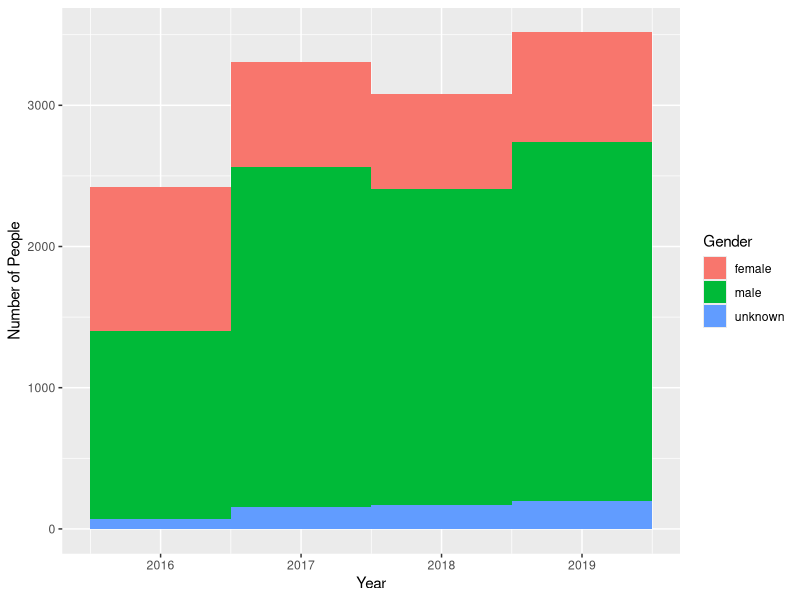
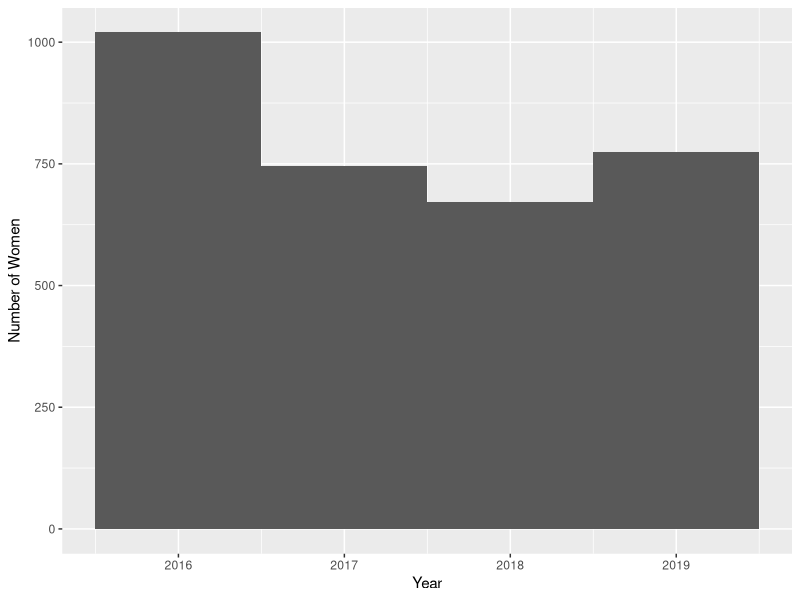
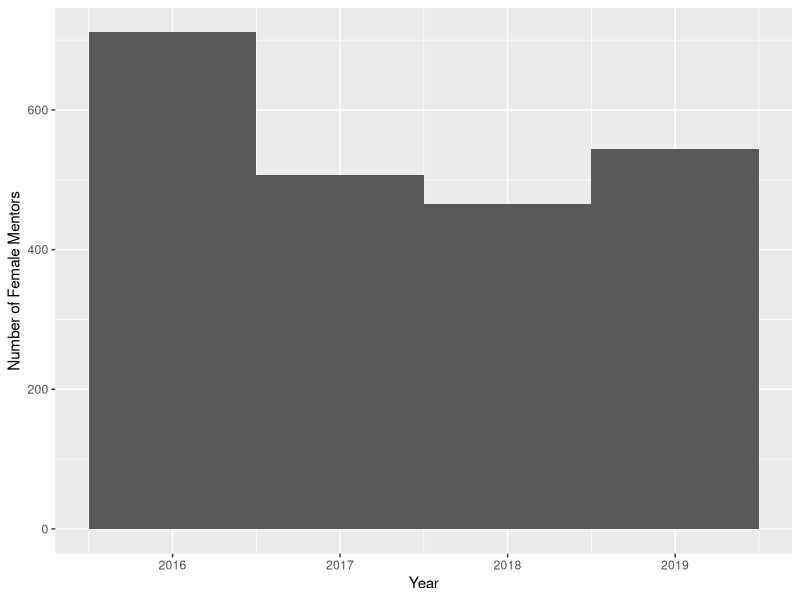
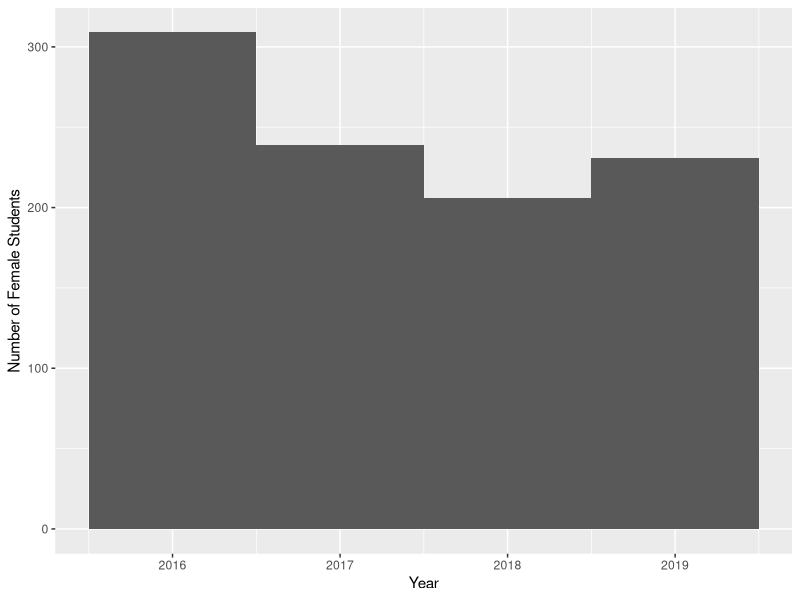
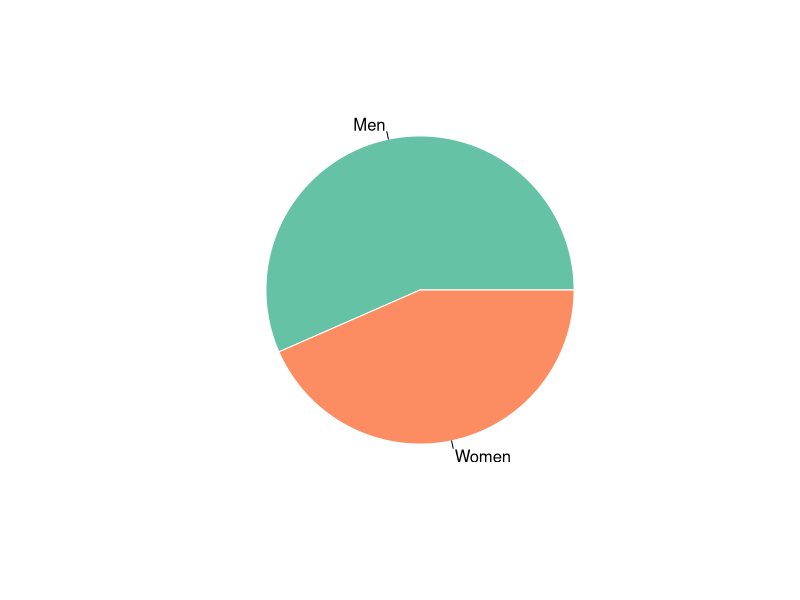
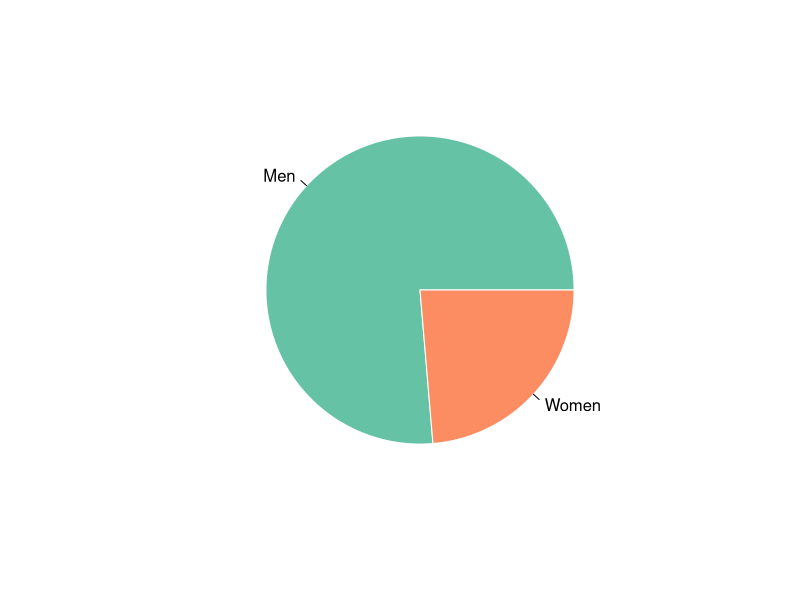
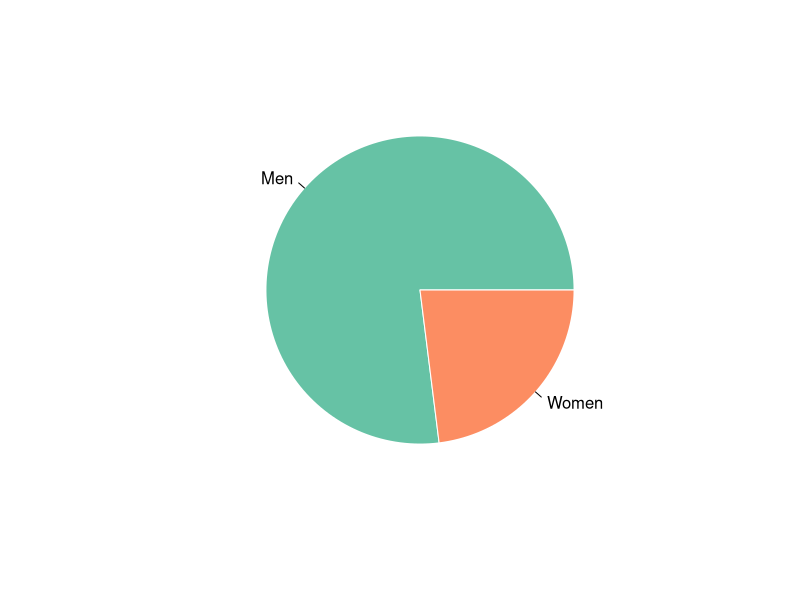
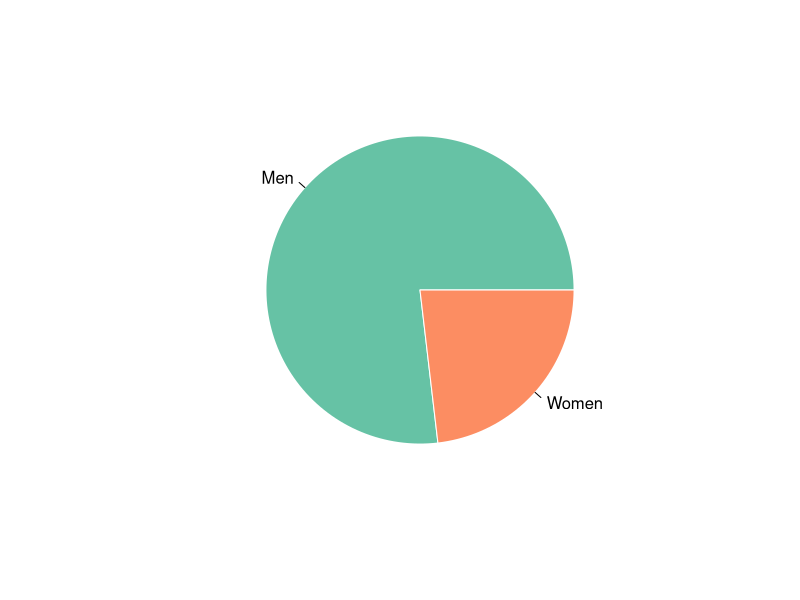

These figures' R source, in order:
## ---- chunk 1
knitr::opts_chunk$set(echo = TRUE)
library(dplyr)
library(ggplot2)
library(RColorBrewer)
## ---- chunk 2
gsoc_data <- read.csv(file="gsoc_data.csv", header=TRUE, sep=",")
myPalette <- brewer.pal(5, "Set2") 

## ---- chunk 3
qplot(x = Year, fill = Gender, data = gsoc_data, binwidth = 1, xlab="Year", ylab="Number of People")

## ---- chunk 4
mulheres <- gsoc_data %>%
  filter(Gender == "female")
## ---- chunk 5
qplot(x = Year, data = mulheres, binwidth = 1, xlab="Year", ylab="Number of Women") 
## ---- chunk 6
mulheres <- gsoc_data %>%
  filter(Gender == "female" & Person.Type == "mentor")
## ---- chunk 7
qplot(x = Year, data = mulheres, binwidth = 1, xlab="Year", ylab="Number of Female Mentors")
## ---- chunk 8
mulheres <- gsoc_data %>%
  filter(Gender == "female" & Person.Type == "student")
## ---- chunk 9
qplot(x = Year, data = mulheres, binwidth = 1, xlab="Year", ylab="Number of Female Students")
## ---- chunk 10
pctMulheres1 = (nrow(gsoc_data %>% filter(Year == "2016" & Gender=="female")) / nrow(gsoc_data %>% filter(Year == "2016"))) * 100

pctMulheres1
## ---- chunk 11
pctHomens = (nrow(gsoc_data %>% filter(Year == "2016" & Gender=="male")) / nrow(gsoc_data %>% filter(Year == "2016"))) * 100

pctHomens
## ---- chunk 12
listavalores <- c(pctHomens, pctMulheres1)
listalabels <- c("Men", "Women")

pie(listavalores, listalabels, border="white", col=myPalette)
## ---- chunk 13
pctMulheres2 = (nrow(gsoc_data %>% filter(Year == "2017" & Gender=="female")) / nrow(gsoc_data %>% filter(Year == "2017"))) * 100

pctMulheres2
## ---- chunk 14
pctHomens = (nrow(gsoc_data %>% filter(Year == "2017" & Gender=="male")) / nrow(gsoc_data %>% filter(Year == "2017"))) * 100

pctHomens
## ---- chunk 15
listavalores <- c(pctHomens, pctMulheres2)
listalabels <- c("Men", "Women")

pie(listavalores, listalabels, border="white", col=myPalette)
## ---- chunk 16
pctMulheres3 = (nrow(gsoc_data %>% filter(Year == "2018" & Gender=="female")) / nrow(gsoc_data %>% filter(Year == "2018"))) * 100

pctMulheres3
## ---- chunk 17
pctHomens = (nrow(gsoc_data %>% filter(Year == "2018" & Gender=="male")) / nrow(gsoc_data %>% filter(Year == "2018"))) * 100

pctHomens
## ---- chunk 18
listavalores <- c(pctHomens, pctMulheres3)
listalabels <- c("Men", "Women")


pie(listavalores, listalabels, border="white", col=myPalette)
## ---- chunk 19
pctMulheres4 = (nrow(gsoc_data %>% filter(Year == "2019" & Gender=="female")) / nrow(gsoc_data %>% filter(Year == "2019"))) * 100

pctMulheres4
## ---- chunk 20
pctHomens = (nrow(gsoc_data %>% filter(Year == "2019" & Gender=="male")) / nrow(gsoc_data %>% filter(Year == "2019"))) * 100

pctHomens
## ---- chunk 21
listavalores <- c(pctHomens, pctMulheres3)
listalabels <- c("Men", "Women")


pie(listavalores, listalabels, border="white", col=myPalette)
## ---- chunk 22
porcentagemMulheres <- c(pctMulheres1,pctMulheres2,pctMulheres3,pctMulheres4)
anos <- c(2016 , 2017, 2018, 2019)

porcentagemMulheresPorAno <- data.frame(porcentagemMulheres,anos)

qplot(x = anos, y = porcentagemMulheres, data = porcentagemMulheresPorAno, geom = "line", xlab="Year", ylab="Women Percentage")
## ---- chunk 23
qtdMentores = (nrow(gsoc_data %>% filter(Person.Type == "mentor")))
qtdEstudantes = (nrow(gsoc_data %>% filter(Person.Type == "student")))

qtdMentores
qtdEstudantes
## ---- chunk 24
listavalores <- c(qtdMentores, qtdEstudantes)
listalabels <- c("Mentors", "Students")


pie(listavalores, listalabels, border="white", col=myPalette)
## ---- chunk 25
pctMulheresMentoras = (nrow(gsoc_data %>% filter(Person.Type == "mentor" & Gender=="female")) / nrow(gsoc_data %>% filter(Gender == "female"))) * 100

pctHomensMentores = (nrow(gsoc_data %>% filter(Person.Type == "mentor" & Gender == "male")) / nrow(gsoc_data %>% filter(Gender == "male"))) * 100


pctMulheresMentoras
pctHomensMentores
## ---- chunk 26
tecnologias.tb <- table(gsoc_data$Technology)

barplot(tecnologias.tb, las=2)
## ---- chunk 27
tecnologias.tb <- sort(tecnologias.tb)

barplot(tail(tecnologias.tb, 5), las=2, cex.names=0.8)
## ---- chunk 28
topicos.tb <- table(gsoc_data$Topic)
barplot(topicos.tb, las=2)
## ---- chunk 29
topicos.tb <- sort(topicos.tb)

barplot(tail(topicos.tb, 20), las=2, cex.names=0.5)
## ---- chunk 30
topicos.tb <- sort(topicos.tb)

barplot(tail(topicos.tb, 5), las=1, cex.names=0.8)
